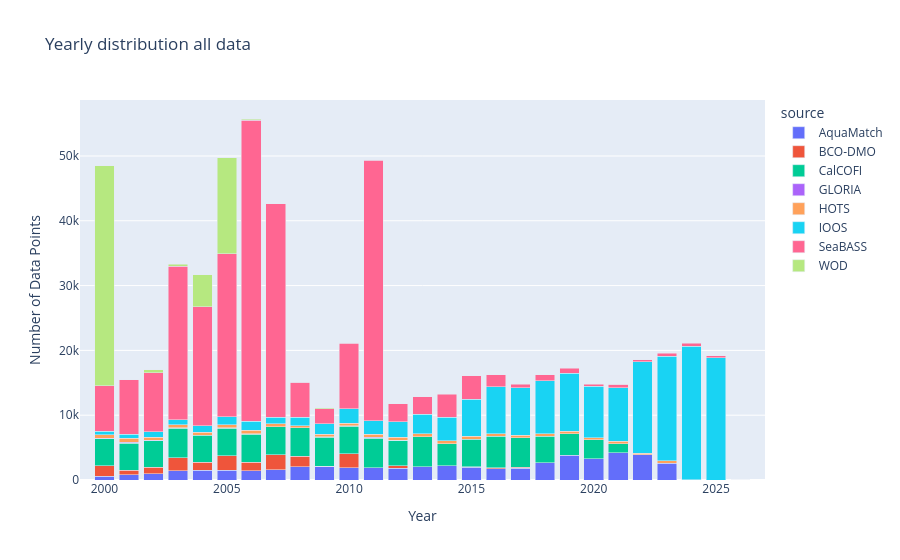

The cell this chart's notebook holds for it:
### Code cell
year_test=all_chl.copy()
year_test['datetime'] = pd.to_datetime(year_test['datetime'])
year_test['year'] = year_test['datetime'].dt.year
grouped = year_test.groupby(['year', 'source']).size().reset_index(name='DataPoints')

# Create bar chart
fig = px.bar(
    grouped,
    x='year',
    y='DataPoints',
    color='source',
    title='Yearly distribution all data',
    labels={'year': 'Year', 'DataPoints': 'Number of Data Points', 'metadata': 'Metadata'},)
fig.update_xaxes(range=[1999,2027])
fig.update_layout(barmode='stack')  # ensures stacking
fig.show()

### Figure 1 — Plotly figure (JSON) as saved in the notebook; plotly's stock layout.template omitted (floating-point values rounded to 4 significant figures)
{"data": [{"hovertemplate": "source=AquaMatch<br>Year=%{x}<br>Number of Data Points=%{y}<extra></extra>", "legendgroup": "AquaMatch", "marker": {"color": "#636efa", "pattern": {"shape": ""}}, "name": "AquaMatch", "orientation": "v", "showlegend": true, "textposition": "auto", "type": "bar", "x": [2000, 2001, 2002, 2003, 2004, 2005, 2006, 2007, 2008, 2009, 2010, 2011, 2012, 2013, 2014, 2015, 2016, 2017, 2018, 2019, 2020, 2021, 2022, 2023, 2024], "xaxis": "x", "y": [558, 844, 958, 1439, 1500, 1529, 1456, 1566, 2047, 2106, 1920, 1915, 1840, 2083, 2162, 1938, 1770, 1842, 2633, 3838, 3295, 4181, 3926, 2562, 36], "yaxis": "y"}, {"hovertemplate": "source=BCO-DMO<br>Year=%{x}<br>Number of Data Points=%{y}<extra></extra>", "legendgroup": "BCO-DMO", "marker": {"color": "#EF553B", "pattern": {"shape": ""}}, "name": "BCO-DMO", "orientation": "v", "showlegend": true, "textposition": "auto", "type": "bar", "x": [2000, 2001, 2002, 2003, 2004, 2005, 2006, 2007, 2008, 2009, 2010, 2012, 2015, 2016, 2017, 2018], "xaxis": "x", "y": [1643, 654, 1031, 2001, 1221, 2202, 1318, 2310, 1648, 47, 2135, 376, 127, 115, 161, 36], "yaxis": "y"}, {"hovertemplate": "source=CalCOFI<br>Year=%{x}<br>Number of Data Points=%{y}<extra></extra>", "legendgroup": "CalCOFI", "marker": {"color": "#00cc96", "pattern": {"shape": ""}}, "name": "CalCOFI", "orientation": "v", "showlegend": true, "textposition": "auto", "type": "bar", "x": [2000, 2001, 2002, 2003, 2004, 2005, 2006, 2007, 2008, 2009, 2010, 2011, 2012, 2013, 2014, 2015, 2016, 2017, 2018, 2019, 2020, 2021], "xaxis": "x", "y": [4198, 4196, 4090, 4560, 4166, 4265, 4324, 4321, 4344, 4471, 4255, 4565, 3924, 4558, 3421, 4239, 4860, 4480, 4081, 3305, 2906, 1413], "yaxis": "y"}, {"hovertemplate": "source=GLORIA<br>Year=%{x}<br>Number of Data Points=%{y}<extra></extra>", "legendgroup": "GLORIA", "marker": {"color": "#ab63fa", "pattern": {"shape": ""}}, "name": "GLORIA", "orientation": "v", "showlegend": true, "textposition": "auto", "type": "bar", "visible": true, "x": [2000, 2001, 2002, 2003, 2005, 2006, 2007, 2008, 2009, 2010, 2011, 2012, 2013], "xaxis": "x", "y": [78, 164, 32, 43, 68, 44, 54, 3, 30, 64, 138, 26, 43], "yaxis": "y"}, {"hovertemplate": "source=HOTS<br>Year=%{x}<br>Number of Data Points=%{y}<extra></extra>", "legendgroup": "HOTS", "marker": {"color": "#FFA15A", "pattern": {"shape": ""}}, "name": "HOTS", "orientation": "v", "showlegend": true, "textposition": "auto", "type": "bar", "visible": true, "x": [2000, 2001, 2002, 2003, 2004, 2005, 2006, 2007, 2008, 2009, 2010, 2011, 2012, 2013, 2014, 2015, 2016, 2017, 2018, 2019, 2020, 2021, 2022, 2023], "xaxis": "x", "y": [477, 547, 467, 502, 518, 442, 515, 399, 362, 444, 376, 439, 424, 451, 464, 420, 381, 436, 352, 367, 323, 349, 216, 387], "yaxis": "y"}, {"hovertemplate": "source=IOOS<br>Year=%{x}<br>Number of Data Points=%{y}<extra></extra>", "legendgroup": "IOOS", "marker": {"color": "#19d3f3", "pattern": {"shape": ""}}, "name": "IOOS", "orientation": "v", "showlegend": true, "textposition": "auto", "type": "bar", "visible": true, "x": [2000, 2001, 2002, 2003, 2004, 2005, 2006, 2007, 2008, 2009, 2010, 2011, 2012, 2013, 2014, 2015, 2016, 2017, 2018, 2019, 2020, 2021, 2022, 2023, 2024, 2025, 2026], "xaxis": "x", "y": [587, 659, 899, 750, 960, 1260, 1386, 999, 1310, 1587, 2230, 2082, 2376, 3028, 3633, 5725, 7243, 7327, 8244, 8931, 7952, 8282, 14093, 16160, 20619, 18842, 49], "yaxis": "y"}, {"hovertemplate": "source=SeaBASS<br>Year=%{x}<br>Number of Data Points=%{y}<extra></extra>", "legendgroup": "SeaBASS", "marker": {"color": "#FF6692", "pattern": {"shape": ""}}, "name": "SeaBASS", "orientation": "v", "showlegend": true, "textposition": "auto", "type": "bar", "x": [2000, 2001, 2002, 2003, 2004, 2005, 2006, 2007, 2008, 2009, 2010, 2011, 2012, 2013, 2014, 2015, 2016, 2017, 2018, 2019, 2020, 2021, 2022, 2023, 2024, 2025], "xaxis": "x", "y": [7039, 8424, 9062, 23712, 18366, 25172, 46506, 32961, 5336, 2315, 10095, 40172, 2776, 2715, 3517, 3643, 1863, 567, 892, 795, 296, 523, 319, 425, 419, 304], "yaxis": "y"}, {"hovertemplate": "source=WOD<br>Year=%{x}<br>Number of Data Points=%{y}<extra></extra>", "legendgroup": "WOD", "marker": {"color": "#B6E880", "pattern": {"shape": ""}}, "name": "WOD", "orientation": "v", "showlegend": true, "textposition": "auto", "type": "bar", "visible": true, "x": [2000, 2001, 2002, 2003, 2004, 2005, 2006, 2007, 2008, 2009, 2010, 2011, 2021, 2022], "xaxis": "x", "y": [33875, 18, 458, 270, 4973, 14817, 157, 36, 47, 133, 127, 82, 18, 3], "yaxis": "y"}], "layout": {"autosize": true, "barmode": "stack", "legend": {"title": {"text": "source"}, "tracegroupgap": 0}, "title": {"text": "Yearly distribution all data"}, "xaxis": {"anchor": "y", "domain": [0, 1], "range": [1999, 2027], "title": {"text": "Year"}, "type": "linear"}, "yaxis": {"anchor": "x", "autorange": true, "domain": [0, 1], "range": [0, 58640.0], "title": {"text": "Number of Data Points"}, "type": "linear"}}}
